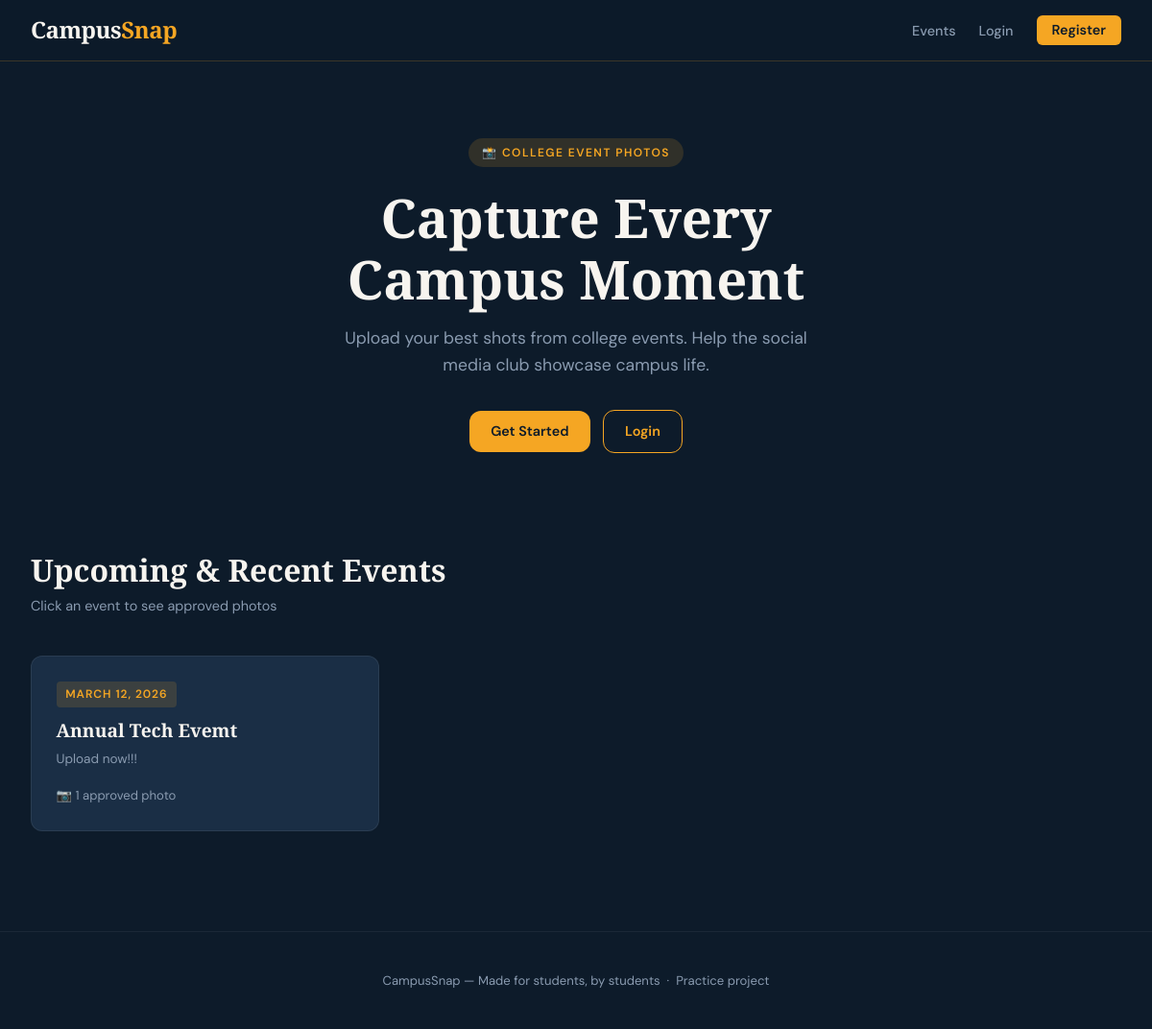
The page / on the database its author committed.
### events/models.py (models this page shows, shortened)
class Event(models.Model):
    name = models.CharField(max_length=200)
    description = models.TextField(blank=True)
    date = models.DateField()
    created_by = models.ForeignKey(
        User,
        on_delete=models.SET_NULL,   # if user deleted, keep the event
        null=True,
        related_name='events_created'
    )
    created_at = models.DateTimeField(auto_now_add=True)  # set once on creation
    is_active = models.BooleanField(default=True)
    class Meta:
        ordering = ['-date']  # newest events first
    def approved_images(self):
        return self.images.filter(status='approved')

### events/views.py (the view)
# urls.py: path('', views.home, name='home'),
def home(request):
    events = Event.objects.filter(is_active=True)
    events_with_counts = []
    for event in events:
        events_with_counts.append({
            'event': event,
            'image_count': event.approved_images().count(),
        })
    return render(request, 'events/home.html', {
        'events_data': events_with_counts
    })

### events/templates/events/home.html (shortened to what this page needs)
{% extends 'events/base.html' %}
{% block content %}
<div class="hero">
  <span class="hero-eyebrow">📸 College Event Photos</span>
  <h1>Capture Every<br>Campus Moment</h1>
  <p>Upload your best shots from college events. Help the social media club showcase campus life.</p>
  {% if user.is_authenticated %}
    <a href="{% url 'upload_image' %}" class="btn btn-primary">Upload Photos</a>
    &nbsp;
    <a href="{% url 'my_uploads' %}" class="btn btn-outline">My Uploads</a>
  {% else %}
    <a href="{% url 'register' %}" class="btn btn-primary">Get Started</a>
    <a href="{% url 'login' %}" class="btn btn-outline">Login</a>
  {% endif %}
</div>
<div class="page">
  <div class="page-header">
    <h2>Upcoming &amp; Recent Events</h2>
    <p style="color:var(--gray); margin-top:0.4rem; font-size:0.9rem;">
      Click an event to see approved photos
    </p>
  </div>
  {% if events_data %}
    <div class="event-grid">
      {% for item in events_data %}
        <a href="{% url 'event_gallery' item.event.id %}" class="event-card">
          <div class="event-card-date">{{ item.event.date }}</div>
          <h3>{{ item.event.name }}</h3>
          {% if item.event.description %}
            <p style="color:var(--gray); font-size:0.85rem; margin-top:0.5rem;">
              {{ item.event.description|truncatewords:15 }}
            </p>
          {% endif %}
          <div class="event-card-count">
            📷 {{ item.image_count }} approved photo{{ item.image_count|pluralize }}
          </div>
        </a>
      {% endfor %}
    </div>
  {% else %}
    <div class="empty-state">
      <span class="empty-state-icon">🗓️</span>
      <h3>No events yet</h3>
      <p>Ask your admin to create the first event!</p>
    </div>
  {% endif %}
</div>
{% endblock %}

### events/static/events/css/main.css (style rules this page uses)
*, *::before, *::after { box-sizing: border-box; margin: 0; padding: 0; }
:root { --navy: #0d1b2a; --navy-mid: #1a2e45; --navy-light:#243b55; --amber: #f5a623; --amber-dim: #c8872a; --white: #f7f4ef; --gray: #8a9bb0; --gray-light:#e8edf3; --danger: #e05252; --success: #3ecf8e; --pending: #f5a623; --radius: 12px; --shadow: 0 4px 24px rgba(0,0,0,0.18); --transition:0.2s ease; }
html { scroll-behavior: smooth; }
body { font-family: 'DM Sans', sans-serif; background: var(--navy); color: var(--white); min-height: 100vh; line-height: 1.6; }
h1, h2, h3 { font-family: 'Playfair Display', serif; line-height: 1.15; font-weight: 700; }
h1 { font-size: clamp(2rem, 5vw, 3.5rem); }
h2 { font-size: clamp(1.4rem, 3vw, 2rem); }
h3 { font-size: 1.2rem; }
a { color: var(--amber); text-decoration: none; transition: opacity var(--transition); }
.btn { display: inline-flex; align-items: center; gap: 0.4rem; padding: 0.65rem 1.4rem; border-radius: var(--radius); font-family: 'DM Sans', sans-serif; font-size: 0.9rem; font-weight: 600; cursor: pointer; border: none; transition: all var(--transition); text-decoration: none; }
.btn-primary { background: var(--amber); color: var(--navy); }
.btn-outline { background: transparent; border: 1.5px solid var(--amber); color: var(--amber); }
.event-grid { display: grid; grid-template-columns: repeat(auto-fill, minmax(280px, 1fr)); gap: 1.5rem; }
.event-card { background: var(--navy-mid); border: 1px solid rgba(255,255,255,0.07); border-radius: var(--radius); padding: 1.6rem; transition: transform var(--transition), border-color var(--transition); cursor: pointer; display: block; color: inherit; }
.event-card-date { display: inline-block; background: rgba(245,166,35,0.15); color: var(--amber); font-size: 0.75rem; font-weight: 600; letter-spacing: 0.08em; text-transform: uppercase; padding: 0.25rem 0.6rem; border-radius: 4px; margin-bottom: 0.8rem; }
.event-card-count { margin-top: 1rem; font-size: 0.82rem; color: var(--gray); }
.page { padding: 2.5rem 2rem; max-width: 1200px; margin: 0 auto; }
.page-header { margin-bottom: 2.5rem; }
.hero { padding: 5rem 2rem 4rem; text-align: center; max-width: 800px; margin: 0 auto; }
.hero-eyebrow { display: inline-block; background: rgba(245,166,35,0.15); color: var(--amber); font-size: 0.75rem; font-weight: 600; letter-spacing: 0.12em; text-transform: uppercase; padding: 0.35rem 0.9rem; border-radius: 20px; margin-bottom: 1.2rem; }
.hero p { font-size: 1.1rem; color: var(--gray); max-width: 520px; margin: 1rem auto 2rem; }

### rows shown on the page
Event: event "MARCH 12, 2026", event.name "Annual Tech Evemt", event.description "Upload now!!!", image_count "1"
